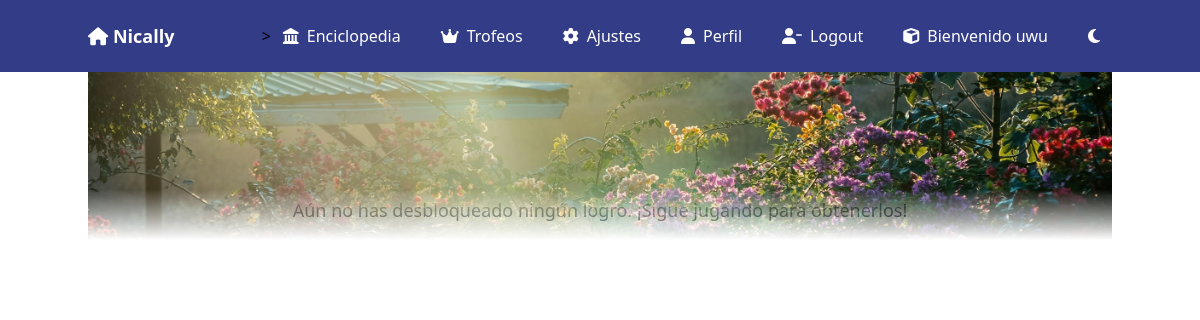
The app's page /achievements (signed in) with its own data.
### tables this page shows
CREATE TABLE users (
  id integer,
  gmail text,
  password text,
  username text,
  gender char(1),
  birthday integer,
  PRIMARY KEY (id)
);

CREATE TABLE images (
  image text,
  image_id integer,
  horario integer,
  PRIMARY KEY (image)
);

### app.py (the view)
@app.route("/achievements")
@require_profile_completion
def trophy():
     imagen_dia = get_random_image(1)
     imagen_noche = get_random_image(0)
     print(f"\n {imagen_dia}")
     print(f"\n {imagen_noche}")
     if "user_id" in session:
        con = get_con_connection()
        user_achievements = con.execute("""
            SELECT achievements.title, achievements.description
            FROM achievements
            JOIN user_achievements ON achievements.achievement_id = user_achievements.achievement_id
            WHERE user_achievements.user_id = ?
        """, (session["user_id"],)).fetchall()
        print(user_achievements)
        con.close()
        return render_template("achievements.html",imagen_dia = imagen_dia, imagen_noche = imagen_noche, achievements=user_achievements, username = session['username'])
     return redirect("/")

### app.py (called while the page is built)
@app.after_request
def after_request(response):
    response.headers["Cache-Control"] = "no-cache, no-store, must-revalidate"
    response.headers["Expires"] = 0
    response.headers["Pragma"] = "no-cache"
    return response

@app.context_processor
def inject_dark_mode():
    return dict(dark_mode=session.get('dark_mode', False))

def get_random_image(horario):
    con = get_con_connection()
    rows = con.execute("SELECT image FROM images WHERE horario = ?", (horario,)).fetchall()
    imagenes = [dict(row) for row in rows]
    if imagenes:
        return random.choice(imagenes)['image']
    return None

### helpers.py (called while the page is built)
def get_con_connection():
    db_path = os.path.abspath("users.db")
    con = sqlite3.connect(db_path)
    con.row_factory = sqlite3.Row
    return con

def require_profile_completion(f):
    @wraps(f)
    def decorated_function(*args, **kwargs):
        user_id = session.get("user_id")
        if not user_id:
            return redirect("/login")
        con = get_con_connection()
        user = con.execute("SELECT username, gender, birthday FROM users WHERE id = ?", (user_id,)).fetchone()
        con.close()
        print(dict(user))
        if not user["username"] or not user["gender"] or not user["birthday"]:
            return redirect("/profile")
        return f(*args, **kwargs)
    return decorated_function

### templates/achievements.html (shortened to what this page needs)
{% extends "layout.html" %}
{% block main %}
<div class="container mx-auto mt-8 px-4 sm:px-6 lg:px-8 space-y-10">
    <h2 class="text-center text-2xl sm:text-3xl font-semibold mb-8">Mis Logros</h2>
    {% if achievements %}
    <div class="grid grid-cols-1 sm:grid-cols-2 lg:grid-cols-3 gap-8">
        {% for achievement in achievements %}
        <div class="flex flex-col items-center bg-white shadow-lg rounded-lg p-6 space-y-4 hover:shadow-xl transition">
            <h3 class="text-lg sm:text-xl font-bold text-blue-600 text-center">{{ achievement.title }}</h3>
            <p class="text-gray-700 text-center">{{ achievement.description }}</p>
        </div>
        {% endfor %}
    </div>
    {% else %}
    <p class="text-center text-gray-500 text-lg">Aún no has desbloqueado ningún logro. ¡Sigue jugando para obtenerlos!</p>
    {% endif %}
</div>
{% endblock %}

### templates/layout.html (shortened to what this page needs)
<!DOCTYPE html>
<html lang="en">
<head>
    <link href="https://cdn.jsdelivr.net/npm/tailwindcss@2.0.0/dist/tailwind.min.css" rel="stylesheet">
    <link href="https://cdnjs.cloudflare.com/ajax/libs/font-awesome/6.6.0/css/all.min.css" rel="stylesheet">
    <link href="../static/styles.css" rel="stylesheet">
</head>
<body class="
    {% if dark_mode %}
        bg-gray-900
    {% else %}
        bg-white
    {% endif %}
">
    <nav style="background-color: #333c87;" class="bg-blue-500 p-4 z-2">
        <div class="container mx-auto flex justify-between items-center">
            <a href="/" class="text-white text-lg font-bold"> <i class="fa-solid fa-house"></i> Nically</a>
            <div id="menu" id="menu" class="hidden flex-col items-start space-y-2 mt-4 md:mt-0 md:flex md:flex-row md:items-center md:space-y-0 md:space-x-4">
>
                <a href="/enciclopedia" class="flex items-center gap-2 text-white hover:bg-blue-700 px-3 py-2 rounded w-full md:w-auto">
                    <i class="fa-solid fa-landmark"></i> Enciclopedia
                </a>
                <a href="/achievements" class="flex items-center gap-2 text-white hover:bg-blue-700 px-3 py-2 rounded w-full md:w-auto">
                    <i class="fa-solid fa-crown"></i> Trofeos
                </a>
                <a href="/settings" class="flex items-center gap-2 text-white hover:bg-blue-700 px-3 py-2 rounded w-full md:w-auto">
                    <i class="fa-solid fa-gear"></i> Ajustes
                </a>
                <a href="/user_profile" class="flex items-center gap-2 text-white hover:bg-blue-700 px-3 py-2 rounded w-full md:w-auto">
                    <i class="fa-solid fa-user"></i> Perfil
                </a>
                {% if not session.get('user_id') %}
                <a href="/login" class="flex items-center gap-2 text-white hover:bg-blue-700 px-3 py-2 rounded w-full md:w-auto">
                    <i class="fa-solid fa-pen-to-square"></i> Login
                </a>
                <a href="/register" class="flex items-center gap-2 text-white hover:bg-blue-700 px-3 py-2 rounded w-full md:w-auto">
                    <i class="fa-solid fa-file"></i> Register
                </a>
                {% else %}
                <a href="/logout" class="flex items-center gap-2 text-white hover:bg-blue-700 px-3 py-2 rounded w-full md:w-auto">
                    <i class="fa-solid fa-user-minus"></i> Logout
                </a>
                <h class="flex items-center gap-2 text-white hover:bg-blue-700 px-3 py-2 rounded w-full md:w-auto">
                    <i class="fa-solid fa-cube"></i> Bienvenido {{ username }}
                </h>
                {% endif %}
                <button id="dark-mode-toggle" onclick="toggleDarkMode()" class="flex items-center gap-2 text-white hover:bg-blue-700 px-3 py-2 rounded w-full md:w-auto transition-colors duration-200">
                    {% if dark_mode %}
                        <i class="fa-solid fa-sun"></i>
                    {% else %}
                        <i class="fa-solid fa-moon"></i>
                    {% endif %}
                </button>
            </div>
        </div>
    </nav>
    <div class=" relative container mx-auto p-4 ">
        <div class="absolute inset-0 -z-1 pointer-events-none">
            {% if dark_mode %}
            <img class=" imagen_noche w-full h-full object-cover" src="{{imagen_noche}}" >
            {% else %}
              <img class=" imagen w-full h-full object-cover" src="{{imagen_dia}}">
            {% endif %}
        </div>
        <div>
        {% block main %}{% endblock %}
    </div>
</body>
</html>

### static/styles.css (style rules this page uses)
.imagen { mask-image: linear-gradient( white 70%, transparent ); }

### records on screen
users: username "uwu"
images: image (picture)
